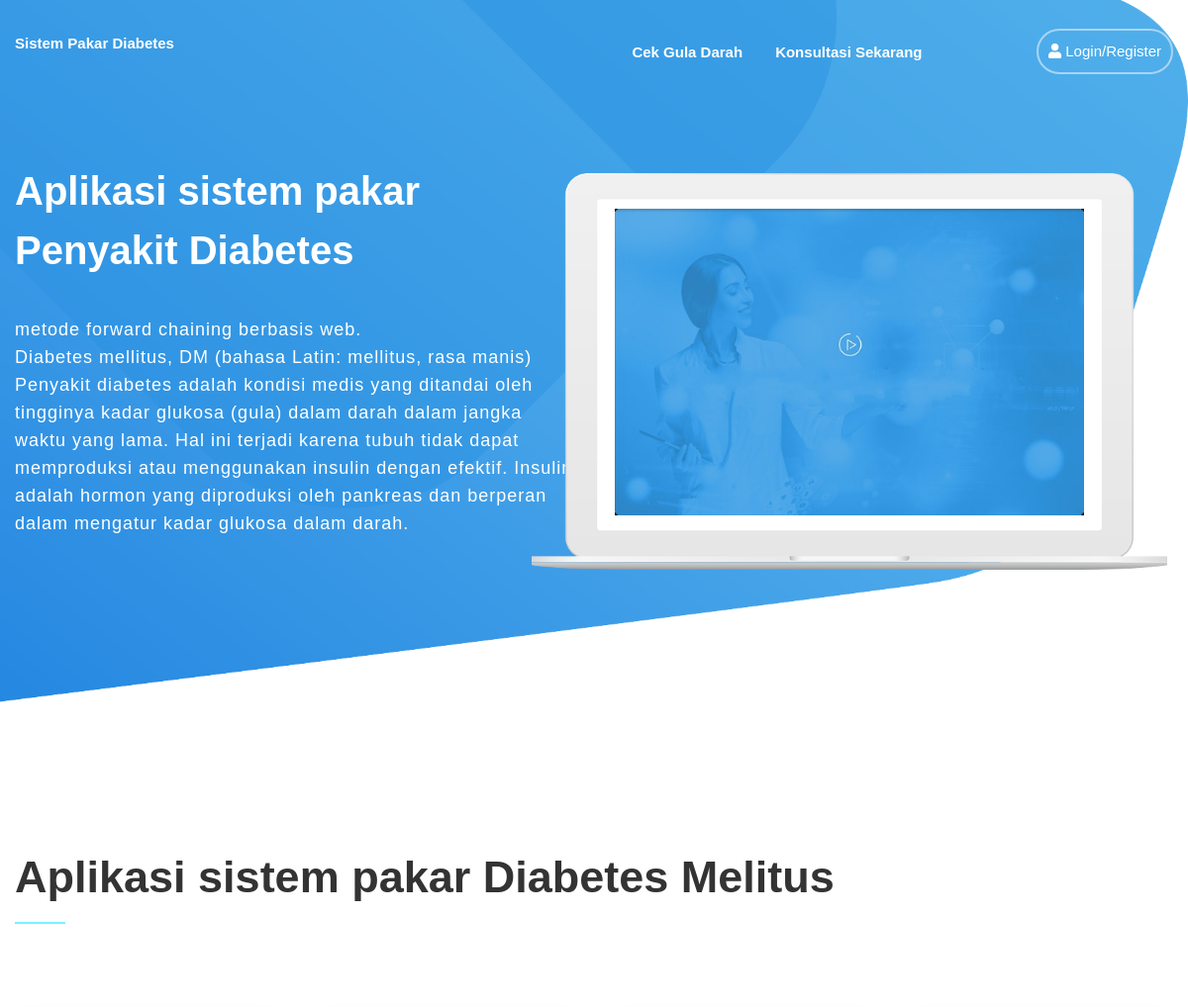
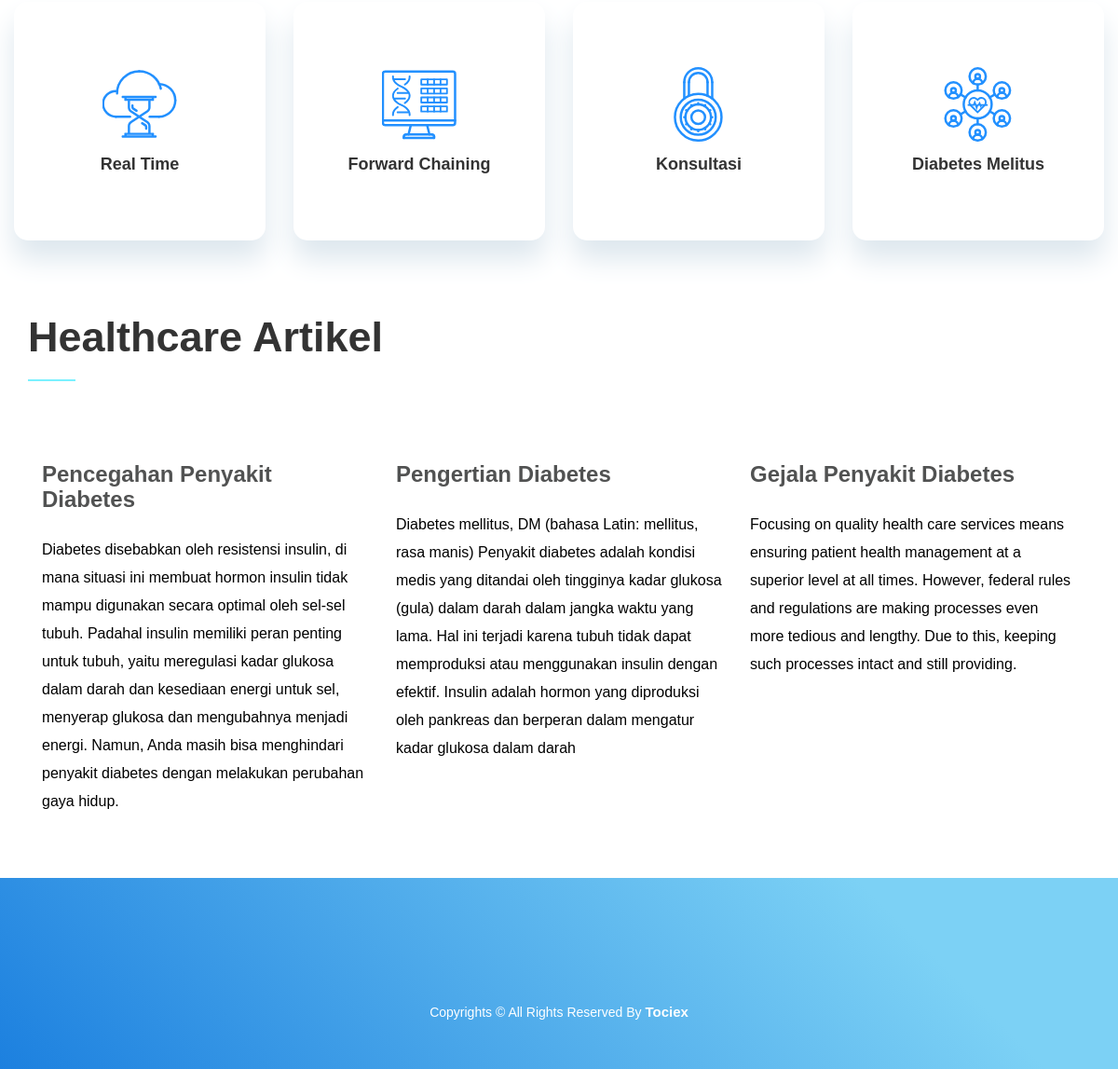
The page / on the database its author committed (2 pictures, top to bottom).
### tables this page shows
CREATE TABLE `tabelartikel` (
  `id_artikel` int(11) NOT NULL,
  `tanggal` date NOT NULL,
  `judul` varchar(255) NOT NULL,
  `deskripsi` text NOT NULL
);

### application/controllers/Halaman.php (called while the page is built, shortened)
<?php
class Halaman extends CI_Controller
{
	public function __construct()
	{
		$this->load->library('session');
		$this->load->helper('form');
		$this->load->library('form_validation');
		$this->load->library('upload');
		$this->load->model('LoginModel');
		$this->load->helper('url_helper');
		$this->load->helper('text');
		$this->load->helper('date');
		$this->load->library('pagination');
		$this->load->model('Konsultasi_model');
		$this->load->model('Jawaban_model');
		$this->load->model('Admin_model');
	}
	public function home()
	{
		$data['status'] = $status;
		$this->load->view('pages/front/header', $data);
		$this->load->view('pages/front/awal');
		$this->load->view('pages/front/footer');
	}
}

### index.php (called while the page is built, shortened)
<?php
require_once BASEPATH.'core/CodeIgniter.php';

### application/views/pages/front/awal.php (the view, shortened to what this page needs)
<main id="main">
    <section id="home" class="banner-sec"
        style="background-image: url(<?php echo base_url(); ?>assets/medbloc/images/img01.png);">
        <div class="container">
            <div class="row">
                <div class="col-xs-12 col-md-6 caption fwLight wow fadeInLeft" data-wow-delay="0.2s"
                    style="margin-top:-5em">
                    <h1 class="heading fwbold">Aplikasi sistem pakar <br class="hidden-xs hidden-sm"> Penyakit Diabetes
                    </h1>
                    <p>metode forward chaining berbasis web.<br class="hidden-xs hidden-sm"> Diabetes mellitus, DM
                        (bahasa Latin: mellitus, rasa manis) <br class="hidden-xs hidden-sm">Penyakit diabetes adalah
                        kondisi medis yang ditandai oleh tingginya kadar glukosa (gula) dalam darah dalam jangka waktu
                        yang lama. Hal ini terjadi karena tubuh tidak dapat memproduksi atau menggunakan insulin dengan
                        efektif. Insulin adalah hormon yang diproduksi oleh pankreas dan berperan dalam mengatur kadar
                        glukosa dalam darah.</p>
                </div>
                <div class="col-xs-12 col-md-6">
                    <div class="img-holder bg-full wow fadeInRight" data-wow-delay="0.3s"
                        style="background-image: url(<?php echo base_url(); ?>assets/medbloc/images/img02.png);">
                        <a data-fancybox="true" href="https://www.youtube.com/watch?v=HdWUcuTIY_s">
                            <img src="<?php echo base_url(); ?>assets/medbloc/images/img03.jpg" alt="laptop"
                                class="img-responsive hidden-xs">
                        </a>
                    </div>
                </div>
            </div>
        </div>
    </section>
    <section id="features" class="feature-sec container">
        <div class="row">
            <div class="col-xs-12">
                <h3 class="heading2 fwbold wow fadeInUp" data-wow-delay="0.2s">Aplikasi sistem pakar Diabetes Melitus
                </h3>
                <ul class="list-unstyled tabset wow fadeInUp" data-wow-delay="0.2s">
                    <li>
                        <a href="#tab1-0">
                            <h4 class="heading3 text-center text-capitalize fwSemi-bold">real time</h4>
                        </a>
                    </li>
                    <li>
                        <a href="#tab2-0">
                            <h4 class="heading3 text-center text-capitalize fwSemi-bold">forward chaining</h4>
                        </a>
                    </li>
                    <li>
                        <a href="#tab3-0">
                            <h4 class="heading3 text-center text-capitalize fwSemi-bold">Konsultasi</h4>
                        </a>
                    </li>
                    <li>
                        <a href="#tab4-0">
                            <h4 class="heading3 text-center text-capitalize fwSemi-bold">Diabetes Melitus</h4>
                        </a>
                    </li>
                </ul>
                <div class="col-md-12">
                    <h2 class="heading2 fwbold text-capitalize">healthcare Artikel</h2>
                    <?php   $q_cek=$this->db->query("SELECT * FROM tabelartikel order by id_artikel desc limit 3")->result();
            foreach ($q_cek as $cek) {  ?>
                    <div class="content-holder col-md-4">
                        <div class="content-block fwLight wow fadeInLeft" data-wow-delay="0.4s"
                            style="visibility: visible; animation-delay: 0.4s; animation-name: fadeInLeft;">
                            <h4 class="heading4 fwbold" data-heading="01."><?=$cek->judul?></h4>
                            <p><?=$cek->deskripsi?></p>
                        </div>
                    </div>
                    <?php } ?>
                </div>
</main>

### application/views/pages/front/header.php (shortened to what this page needs)
<!DOCTYPE html>
<html>
<head>
    <link rel="stylesheet" type="text/css" href="<?php echo base_url(); ?>assets/medbloc/css/bootstrap.css">
    <link rel="stylesheet" type="text/css" href="<?php echo base_url(); ?>assets/medbloc/css/font-awesome.css">
    <link rel="stylesheet" type="text/css" href="<?php echo base_url(); ?>assets/medbloc/css/plugins.css">
    <link rel="stylesheet" type="text/css" href="<?php echo base_url(); ?>assets/medbloc/style.css">
    <link rel="stylesheet" href="<?php echo base_url(); ?>assets/medbloc/css/responsive.css">
</head>
<body>
    <div id="wrapper">
        <header id="header" class="noPrint">
            <div class="container">
                <div class="row">
                    <div class="col-xs-12">
                        <div class="logo pull-left">
                            <a href="<?php echo base_url(); ?>"
                                style="color:#fff; font-weight: bold; font-size:15px">Sistem Pakar Diabetes</a>
                        </div>
                        <div class="menu-holder">
                            <nav id="nav">
                                <ul class="list-unstyled text-capitalize fwSemi-bold">
                                    <?php if (empty($this->session->userdata('username'))) {  ?>
                                    <li><a href="#" class="smooth"
                                            onclick="return confirm('Maaf Anda Harus Login Untuk Cek gula Darah!')"
                                            style="color:#fff">Cek Gula Darah</a></li>
                                    <li><a href="#" class="smooth"
                                            onclick="return confirm('Maaf Anda Harus Login Untuk konsultasi!')"
                                            style="color:#fff">Konsultasi Sekarang</a></li>
                                    <?php } ?>
                                </ul>
                            </nav>
                            <div class="btn-holder">
                                <?php if ($this->session->userdata('username')) {  ?>
                                <a href="<?php echo base_url('Halaman/dashboard'); ?>"
                                    class="btn-primary bdr-skyblue text-capitalize md-round hidden-xs"> <span
                                        class="fa fa-user"></span> <?php echo $this->session->userdata('username'); ?>
                                </a>
                                <a href="<?php echo base_url('Halaman/logout'); ?>"
                                    class="btn-primary bdr-skyblue text-capitalize md-round hidden-xs"> <span
                                        class="fa fa-sign-out-alt"></span> Logout </a>
                                <?php } else { ?>
                                <a href="#" data-toggle="modal" data-target=".login-register-form"
                                    class="btn-primary bdr-skyblue text-capitalize md-round hidden-xs"> <span
                                        class="fa fa-user"></span> Login/Register</a>
                                <?php } ?>
                            </div>
                        </div>
                    </div>
                </div>
            </div>
        </header>

### application/views/pages/front/footer.php (shortened to what this page needs)
<footer id="footer" class="noPrint">
        <div class="row">
          <span class="txt text-center">Copyrights © All Rights Reserved By <a href="#" class="fwSemi-bold">Tociex</a></span>
        </div>
    </footer>
  </div>
</body>
</html>

### assets/medbloc/css/plugins.css (style rules this page uses)
.fadeInLeft { -webkit-animation-name:fadeInLeft;animation-name:fadeInLeft }
.fadeInRight { -webkit-animation-name:fadeInRight;animation-name:fadeInRight }
.fadeInUp { -webkit-animation-name:fadeInUp;animation-name:fadeInUp }

### assets/medbloc/style.css (style rules this page uses)
#wrapper { position: relative; overflow: hidden; width: 100%; }
.clearfix:after, #header:after, .banner-sec .caption:after, .banner-sec .btn-holder:after, .feature-sec:after, .feature-sec .tabset:after, .content-sec:after, .content-sec .content-holder:after, #footer .txt-holder:after { content: ''; display: block; clear: both; }
a, .heading2:after, .f-heading:after, .feature-sec .tabset2 a:after, .partner-sec .partner-slider img, .partner-sec .slick-prev, .partner-sec .slick-next { -webkit-transition: all 0.3s ease-in-out; -o-transition: all 0.3s ease-in-out; transition: all 0.3s ease-in-out; }
body { font-weight: 400; margin: 0; font-family: 'Montserrat', sans-serif; }
.bg-full { background-size: cover; background-position: center; background-repeat: no-repeat; }
.fwLight { font-weight: 300; }
.fwSemi-bold { font-weight: 600; }
.fwbold { font-weight: 700; }
.md-round { border-radius: 45px; }
.btn-primary { display: inline-block; vertical-align: middle; font-size: 15px; line-height: 18px; background: none; color: #fff; border: 2px solid #fff; padding: 12px 10px; }
.btn-primary.bdr-skyblue { border-color: #a6d5f5; }
.heading { font-size: 40px; line-height: 60px; color: #fff; margin: 0 0 36px; }
.heading2 { font-size: 45px; line-height: 50px; padding: 0 0 22px; margin: 0 0 30px; position: relative; }
.heading2:after { position: absolute; content: ""; z-index: -1; left: 0; top: auto; bottom: 0; right: auto; z-index: 0; width: 51px; height: 2px; background: #7af1ff; }
.heading3 { font-size: 18px; line-height: 20px; margin: 0; }
.heading4 { font-size: 24px; line-height: 27px; color: #515252; margin: 0 0 26px; }
#header { position: absolute; top: 0; left: 0; right: 0; padding-top: 29px; }
#header .menu-holder { overflow: hidden; float: right; }
#header .btn-holder { overflow: hidden; display: inline-block; vertical-align: middle; font-size: 14px; line-height: 17px; }
#header .btn-holder a { color: #fff; }
#header .btn-holder .btn-primary { margin: 0 0 0 26px; }
.logo { overflow: hidden; width: 168px; margin: 0 10px 0 0; }
#nav { overflow: hidden; display: inline-block; vertical-align: middle; margin: 0 52px 0 0; font-size: 15px; line-height: 17px; }
#nav ul { margin: 0; }
#nav ul li { float: left; margin: 0 33px 0 0; }
#nav ul a { color: #fff; }
#main { overflow: hidden; }
.banner-sec { overflow: hidden; padding: 255px 0 252px; background-repeat: no-repeat; background-size: contain; }
.banner-sec .caption { padding-top: 78px; font-size: 18px; line-height: 28px; color: #fff; letter-spacing: 1px; }
.banner-sec .caption .heading { letter-spacing: 0; }
.banner-sec .caption p { margin: 0 0 54px; }
.banner-sec .img-holder { overflow: hidden; width: 992px; margin: 0 0 0 -108px; padding: 39px 119px 57px; }
.feature-sec { padding-top: 92px; padding-bottom: 52px; }
.feature-sec .heading2 { margin: 0 0 86px; }
.feature-sec .tabset { margin: 0 0 79px; }
.feature-sec .tabset li { width: 270px; float: left; margin: 0 0 0 30px; -webkit-box-shadow: 0px 20px 30px 0px #dde7ee; box-shadow: 0px 20px 30px 0px #dde7ee; border-radius: 15px; }
.feature-sec .tabset li:first-child { margin: 0; }
.feature-sec .tabset svg { width: 80px; height: 80px; margin: 0 auto 14px; display: block; }
.feature-sec .tabset a { display: block; padding: 70px 0 72px; border-radius: 15px; }
#footer { overflow: hidden; background: -webkit-linear-gradient(45deg, #1c80df 0%, #7cd1f5 80%, #7cd1f5 100%); background: -o-linear-gradient(45deg, #1c80df 0%, #7cd1f5 80%, #7cd1f5 100%); background: linear-gradient(45deg, #1c80df 0%, #7cd1f5 80%, #7cd1f5 100%); padding: 136px 0 53px; }
#footer a { color: #fff; }
#footer .txt { font-size: 14px; line-height: 16px; color: #fff; display: block; }
#footer .txt a { font-size: 15px; }

### assets/medbloc/css/responsive.css (style rules this page uses)
@media (max-width: 1750px) { .banner-sec .img-holder { width: 812px; padding: 36px 73px 55px; } }
@media (max-width: 1450px) { .banner-sec { padding: 175px 0 160px; } }
@media (max-width: 1450px) { .banner-sec .img-holder { width: 692px; padding: 36px 94px 55px; margin: 0 0 0 -78px; } }
@media (max-width: 1280px) { .banner-sec { padding: 175px 0 0; min-height: 770px; } }
@media (max-width: 1280px) { .banner-sec .img-holder { width: 642px; padding: 36px 84px 55px; } }

### rows shown on the page
tabelartikel: judul "Pencegahan Penyakit Diabetes", deskripsi "Diabetes disebabkan oleh resistensi insulin, di mana situasi ini membuat hormon insulin tidak mampu digunakan secara optimal oleh sel-sel tubuh. Padahal insulin memiliki peran penting untuk tubuh, yaitu meregulasi kadar glukosa dalam darah dan kesediaan energi untuk sel, menyerap glukosa dan mengubahnya menjadi energi. Namun, Anda masih bisa menghindari penyakit diabetes dengan melakukan perubahan gaya hidup."
tabelartikel: judul "Pengertian Diabetes", deskripsi "Diabetes mellitus, DM (bahasa Latin: mellitus, rasa manis) Penyakit diabetes adalah kondisi medis yang ditandai oleh tingginya kadar glukosa (gula) dalam darah dalam jangka waktu yang lama. Hal ini terjadi karena tubuh tidak dapat memproduksi atau menggunakan insulin dengan efektif. Insulin adalah hormon yang diproduksi oleh pankreas dan berperan dalam mengatur kadar glukosa dalam darah"
tabelartikel: judul "Gejala Penyakit Diabetes", deskripsi "Focusing on quality health care services means ensuring patient health management at a superior level at all times. However, federal rules and regulations are making processes even more tedious and lengthy. Due to this, keeping such processes intact and still providing."
